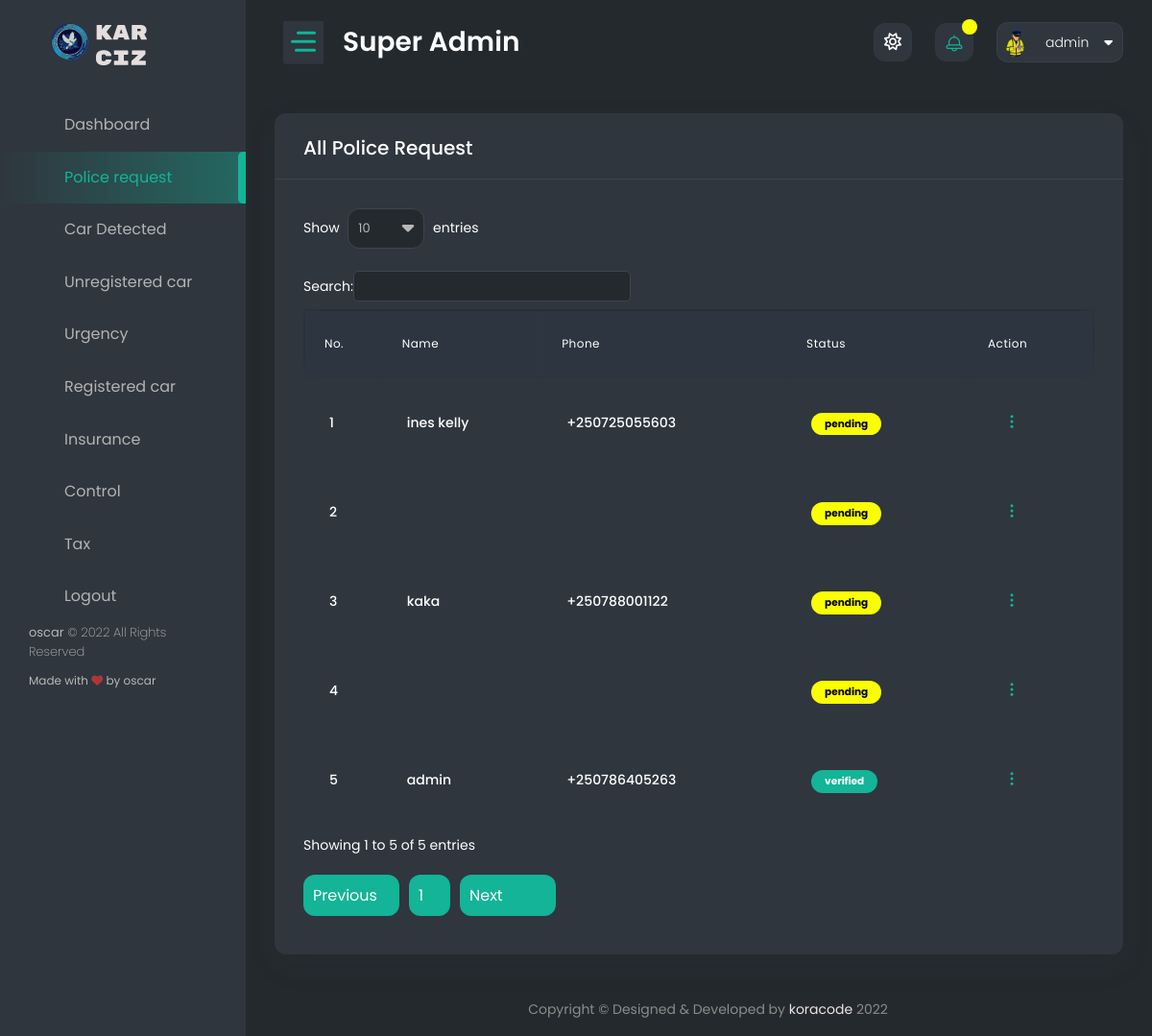
Before: /superimboniadmin/police_request/ (signed in) with the older database file.
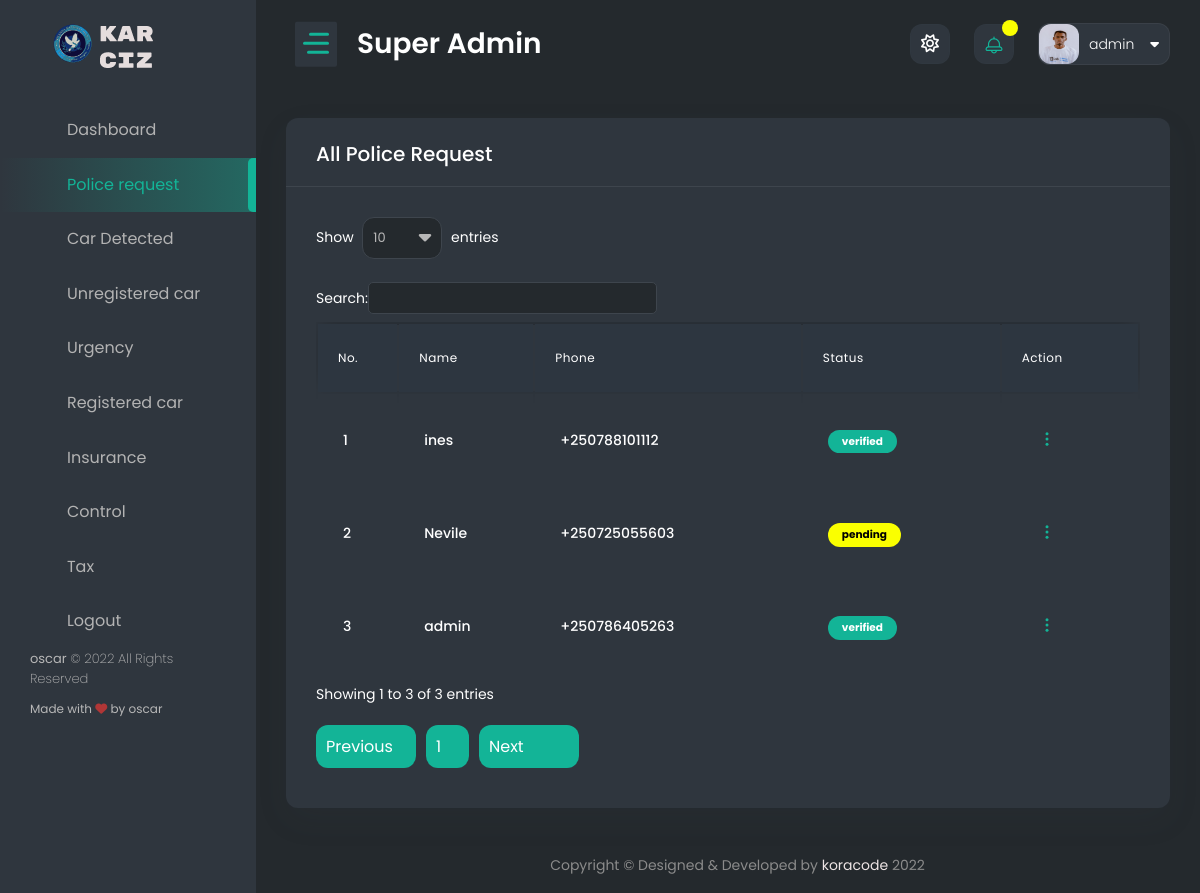
After: the same page with the newer database file.
### authentication/models.py (models this page shows, shortened)
class Profile(models.Model):
    user = models.OneToOneField(User, on_delete=models.CASCADE)
    user_image = models.ImageField(upload_to='images/', default='profile.png', )
    date_of_birth = models.DateField(max_length=250, blank=True, null=True)
    id_number = models.PositiveIntegerField(blank=True, null=True)
    email = models.EmailField(blank=True, null=True)
    rank = models.CharField(max_length=50, blank=True, null=True)
    residence = models.CharField(max_length=50, blank=True, null=True)

class User(AbstractBaseUser):
    name = models.CharField(max_length=255, null=False)
    phone_number = PhoneNumberField(unique=True)
    is_verified = models.BooleanField(default=False)
    is_verified_police = models.BooleanField(default=False)
    is_two_f_enable = models.BooleanField(default=False)
    is_active = models.BooleanField(default=True)
    staff = models.BooleanField(default=False)
    admin = models.BooleanField(default=False)
    USERNAME_FIELD = 'phone_number'
    REQUIRED_FIELDS = ['name']
    objects = UserManager()

### car_plate/models.py (models this page shows, shortened)
class Police_request(models.Model):
    status_check = [
        ('approved', 'approved'),
        ('pending', 'pending'),
        ('denied', 'denied')
    ]
    police = models.ForeignKey(User, on_delete=models.CASCADE, null=True, blank=True)
    police_status = models.CharField(max_length=50, choices=status_check)
    time_done = models.DateTimeField(auto_now_add=True)
    class Meta:
        verbose_name_plural = "Police Request"
        ordering = ['-id']

### admin_panel/views.py (the view)
# urls.py: path('police_request/', police_request_list, name='police_request_list'),
def police_request_list(request):
    all_police_request = Police_request.objects.all()
    context = {
        'police_request': all_police_request
    }
    return render(request, 'super_temp/police_request.html', context)

### authentication/context_processors.py (called while the page is built)
def extras(request):
    user = request.user
    if user.is_authenticated:
        police_req = Police_request.objects.filter(police=user).first()
        profile_police = get_object_or_404(Profile, user=user)
        user_small = user.name
        user_small = user_small.split(' ')
        user_small = user_small[0][:2].upper()
        police_req = police_req
    else:
        profile_police = None
        user_small = None
        police_req = None
    return {
        'profile': profile_police,
        'user': user,
        'user_small': user_small,
        'police_req': police_req
    }

def message_review(request):
    try:
        user = request.user
        message_all = Send_message.objects.filter(police_user=user)[:10]
        user_small = user.name
        user_small = user_small.split(' ')
        user_small = user_small[0][:2].upper()
    except:
        message_all = []
    return {
        'message_all': message_all,
        'user_small': user_small
    }

### admin_panel/templates/super_temp/police_request.html (shortened to what this page needs)
{% extends 'super_police/base.html' %}
{% load static %}
{% block content %}
        <div class="content-body">
			<div class="container-fluid">
				<div class="row">
                    <div class="col-xl-12 col-lg-12 col-xxl-12 col-sm-12">
                        <div class="card">
                            <div class="card-header">
                                <h4 class="card-title">All Police request</h4>
                            </div>
                            <div class="card-body">
                                <div class="table-responsive recentOrderTable">
                                    <table class="table verticle-middle table-responsive-md" id="example4">
                                        <thead>
                                            <tr>
                                                <th scope="col">No.</th>
                                                <th scope="col">Name</th>
                                                <th scope="col">Phone</th>
                                                <th scope="col">Status</th>
                                                <th scope="col">Action</th>
                                            </tr>
                                        </thead>
                                        <tbody>
                                        {% for police_request in police_request %}
                                            <tr>
                                                <td>{{ forloop.counter }}</td>
												<td>{{ police_request.police.name }}</td>
                                                <td>{{ police_request.police.phone_number }}</td>
                                                {% if police_request.police_status == 'approved' %}
                                                <td><span class="badge badge-rounded badge-primary">verified</span></td>
                                                {% elif police_request.police_status == 'denied' %}
                                                <td><span class="badge badge-rounded badge-danger">denied</span></td>
                                                {% else %}
                                                <td><span class="badge badge-rounded badge-warning">pending</span></td>
                                                {% endif %}
                                                <td>
                                                    <div class="dropdown custom-dropdown mb-0">
                                                        <div class="btn sharp btn-primary tp-btn" data-bs-toggle="dropdown">
														</div>
                                                    </div>
                                                </td>
                                            </tr>
                                        {% endfor %}
                                        </tbody>
                                    </table>
                                </div>
                            </div>
                        </div>
                    </div>
				</div>
            </div>
        </div>
{% endblock %}

### templates/super_police/base.html (shortened to what this page needs)
<!DOCTYPE html>
<html lang="en">
<head>
    {% load static %}
	<link href="{% static 'dashboard/vendor/owl-carousel/owl.carousel.css' %}" rel="stylesheet">
    <link href="{% static 'dashboard/vendor/bootstrap-select/dist/css/bootstrap-select.min.css' %}" rel="stylesheet">
    <link href="{% static 'dashboard/css/style.css' %}" rel="stylesheet">
	<link href="{% static 'dashboard/cdn.lineicons.com/2.0/LineIcons.css' %}" rel="stylesheet">
</head>
<body>
    <div id="main-wrapper">
        <div class="nav-header">
            <a href="" class="brand-logo">
                <img class="logo-abbr" src="{% static 'home/images/policelogo.svg' %}" alt="" style="height: 120px; width: 120px; ">
                <img class="brand-title" src="{% static 'dashboard/images/logo-text-white.png' %}" alt="">
            </a>
            <div class="nav-control">
                <div class="hamburger">
                    <span class="line"></span><span class="line"></span><span class="line"></span>
                </div>
            </div>
        </div>
        <div class="header">
            <div class="header-content">
                <nav class="navbar navbar-expand">
                    <div class="collapse navbar-collapse justify-content-between">
                        <div class="header-left">
                            <div class="dashboard_bar">
                                Super Admin
                            </div>
                        </div>
                        <ul class="navbar-nav header-right">
							<li class="nav-item dropdown notification_dropdown">
                                <a class="nav-link bell dz-theme-mode active" href="javascript:void(0);">
									<i id="icon-light" class="far fa-sun"></i>
                                </a>
							</li>
                            <li class="nav-item dropdown notification_dropdown">
                                <a class="nav-link  ai-icon" href="javascript:;" role="button" data-bs-toggle="dropdown">
									<div class="pulse-css"></div>
                                </a>
                            </li>
                            <li class="nav-item dropdown header-profile">
                                <a class="nav-link" href="" role="button" data-bs-toggle="dropdown">
                                    <img src="{{ profile.user_image.url }}" width="20" alt=""/>
									<div class="header-info">
										<span>{{ user.name }}<i class="fa fa-caret-down ms-3" aria-hidden="true"></i></span>
									</div>
                                </a>
                            </li>
                        </ul>
                    </div>
                </nav>
            </div>
        </div>
        <div class="deznav">
            <div class="deznav-scroll">
				<ul class="metismenu" id="menu">
                    <li><a class="ai-icon" href="{% url 'admin_dashboard' %}" aria-expanded="false">
							<i class="flaticon-layout"></i>
							<span class="nav-text">Dashboard</span>
						</a>
                    </li>
                    <li><a class="ai-icon" href="{% url 'police_request_list' %}" aria-expanded="false">
						<i class="flaticon-monitor"></i>
							<span class="nav-text">Police request</span>
						</a>
                    </li>
                    <li><a class="ai-icon" href="{% url 'admin_all_captured' %}" aria-expanded="false">
							<i class="flaticon-bar-chart-1"></i>
							<span class="nav-text">Car Detected</span>
						</a>
                    </li>
                    <li><a class="ai-icon" href="{% url 'admin_unregistered_car' %}" aria-expanded="false">
							<i class="flaticon-web"></i>
							<span class="nav-text">Unregistered car</span>
						</a>
                    </li>
                    <li><a class="ai-icon" href="{% url 'admin_urgence_car' %}" aria-expanded="false">
							<i class="flaticon-plugin"></i>
							<span class="nav-text">Urgency</span>
						</a>
                    </li>
                    <li><a class="ai-icon" href="{% url 'admin_registered_car' %}" aria-expanded="false">
							<i class="flaticon-contract"></i>
							<span class="nav-text">Registered car</span>
						</a>
                    </li>
                    <li><a class="ai-icon" href="{% url 'admin_insurance' %}" aria-expanded="false">
							<i class="flaticon-contract"></i>
							<span class="nav-text">Insurance</span>
						</a>
                    </li>
                    <li><a class="ai-icon" href="{% url 'admin_control' %}" aria-expanded="false">
							<i class="flaticon-contract"></i>
							<span class="nav-text">Control</span>
						</a>
                    </li>
                    <li><a class="ai-icon" href="{% url 'admin_tax' %}" aria-expanded="false">
							<i class="flaticon-contract"></i>
							<span class="nav-text">Tax</span>
						</a>
                    </li>
                    <li><a class="ai-icon" href="{% url 'adminlogout' %}" aria-expanded="false">
							<i class="flaticon-table"></i>
							<span class="nav-text">Logout</span>
						</a>
                    </li>
                </ul>
				<div class="copyright">
					<p class="fs-13 font-w200"><strong class="font-w400">oscar</strong> © 2022 All Rights Reserved</p>
					<p>Made with <i class="fa fa-heart text-danger"></i> by oscar</p>
				</div>
			</div>
        </div>
        {% block content %}
        {% endblock %}
        <div class="footer">
            <div class="copyright">
                <p>Copyright © Designed &amp; Developed by <a href="https://www.facebook.com/koracode/" target="_blank">koracode</a> 2022</p>
            </div>
        </div>
    </div>
</body>
</html>

Changed rows visible on the page:
removed Police_request: police.name "ines kelly", police.phone_number "+250725055603", police_status "pending"
removed Police_request: police_status "pending"
removed Police_request: police.name "kaka", police.phone_number "+250788001122", police_status "pending"
removed Police_request: police_status "pending"
changed Profile: user_image: a different picture
added Police_request: police.name "ines", police.phone_number "+250788101112", police_status "verified"
added Police_request: police.name "Nevile", police.phone_number "+250725055603", police_status "pending"
Other visible differences:
text written by a page script: "Show 10 entries Search: Showing 1 to 5 of 5 entries Previous 1 Next" → "Show 10 entries Search: Showing 1 to 3 of 3 entries Previous 1 Next"
